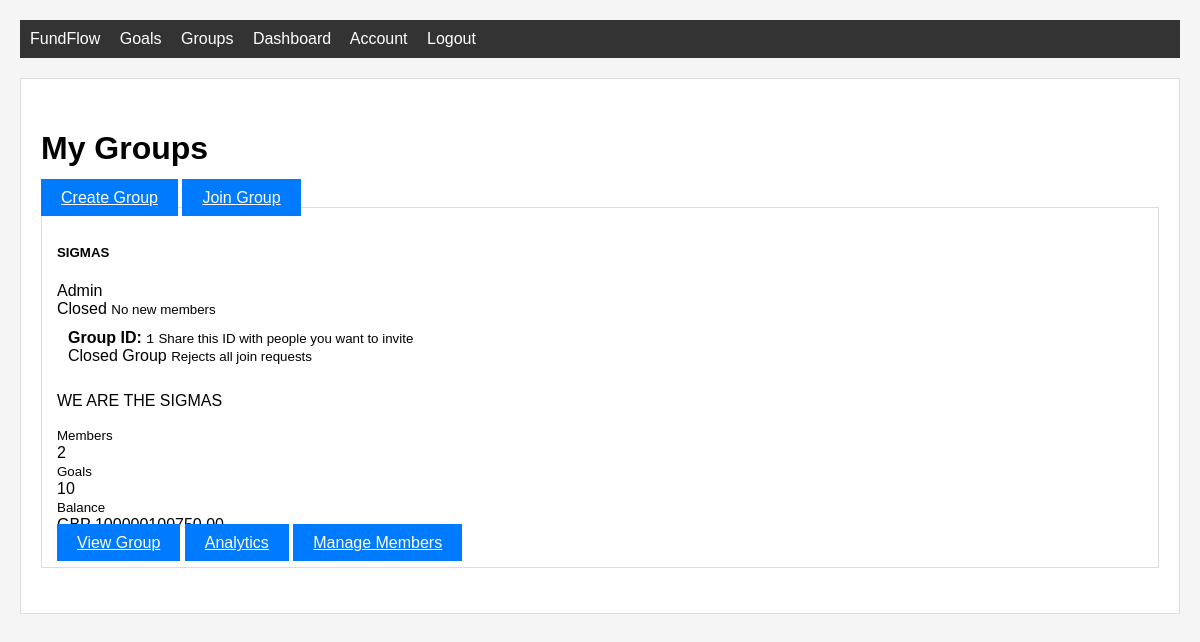
The page /groups (signed in) on the database its author committed.
### home/db_models.py (models this page shows, shortened)
class Group(db.Model):
    id = db.Column(db.Integer, primary_key=True)
    name = db.Column(db.String(100), nullable=False)
    description = db.Column(db.Text, nullable=True)
    created_at = db.Column(db.DateTime, nullable=False, default=datetime.utcnow)
    currency = db.Column(db.String(10), nullable=False, default='USD')
    is_active = db.Column(db.Boolean, nullable=False, default=True)
    is_open = db.Column(db.Boolean, nullable=False, default=True)
    balance = db.Column(db.Float, nullable=False, default=0.0)
    members = db.relationship('GroupMember', backref='group', lazy=True, cascade='all, delete-orphan')
    goals = db.relationship('GroupGoal', backref='group', lazy=True, cascade='all, delete-orphan')
    transactions = db.relationship('GroupTransaction', backref='group', lazy=True, cascade='all, delete-orphan')
    join_requests = db.relationship('GroupJoinRequest', backref='group', lazy=True, cascade='all, delete-orphan')

### home/routes.py (the view)
@app.route("/groups")
@login_required
def groups():
    page = request.args.get('page', 1, type=int)
    per_page = 6
    user_groups = Group.query.join(GroupMember).filter(
        GroupMember.user_id == current_user.id,
        GroupMember.is_active == True
    ).paginate(page=page, per_page=per_page, error_out=False)
    admin_groups = Group.query.join(GroupMember).filter(
        GroupMember.user_id == current_user.id,
        GroupMember.role == 'admin',
        GroupMember.is_active == True
    ).all()
    return render_template("groups.html", title="My Groups",
                         user_groups=user_groups, admin_groups=admin_groups)

### home/db_models.py (called while the page is built)
@login_manager.user_loader
def load_user(user_id):
    return User.query.get(int(user_id))

### home/templates/groups.html (shortened to what this page needs)
{% extends "layout.html" %}
{% block content %}
<div class="content-section">
    <div class="d-flex justify-content-between align-items-center mb-4">
        <h1>My Groups</h1>
        <div>
            <a href="{{ url_for('create_group') }}" class="btn btn-primary">Create Group</a>
            <a href="{{ url_for('join_group') }}" class="btn btn-outline-primary">Join Group</a>
        </div>
    </div>
    {% if user_groups.items %}
        <div class="row">
            {% for group in user_groups.items %}
                <div class="col-md-6 mb-4">
                    <div class="card h-100">
                        <div class="card-body">
                            <div class="d-flex justify-content-between align-items-start mb-2">
                                <h5 class="card-title mb-0">{{ group.name }}</h5>
                                <div class="text-end">
                                    {% if group in admin_groups %}
                                        <span class="badge bg-warning">Admin</span>
                                    {% else %}
                                        <span class="badge bg-info">Member</span>
                                    {% endif %}
                                    <div class="mt-1">
                                        {% if group.is_open %}
                                            <span class="badge bg-success">Open</span>
                                            <small class="text-muted d-block">Accepts requests</small>
                                        {% else %}
                                            <span class="badge bg-danger">Closed</span>
                                            <small class="text-muted d-block">No new members</small>
                                        {% endif %}
                                    </div>
                                </div>
                            </div>
                            <div class="alert alert-secondary mb-4">
                                <div class="d-flex justify-content-between align-items-center">
                                    <div>
                                        <strong>Group ID:</strong> <code class="fs-5">{{ group.id }}</code>
                                        <small class="text-muted d-block">Share this ID with people you want to invite</small>
                                    </div>
                                    <div>
                                        {% if group.is_open %}
                                            <span class="badge bg-success">Open Group</span>
                                            <small class="text-muted d-block">Accepts join requests (requires approval)</small>
                                        {% else %}
                                            <span class="badge bg-danger">Closed Group</span>
                                            <small class="text-muted d-block">Rejects all join requests</small>
                                        {% endif %}
                                    </div>
                                </div>
                            </div>
                            <p class="card-text text-muted">{{ group.description or 'No description' }}</p>
                            <div class="row text-center mb-3">
                                <div class="col-4">
                                    <small class="text-muted">Members</small>
                                    <div class="fw-bold">{{ group.members|selectattr('is_active', 'equalto', true)|list|length }}</div>
                                </div>
                                <div class="col-4">
                                    <small class="text-muted">Goals</small>
                                    <div class="fw-bold">{{ group.goals|length }}</div>
                                </div>
                                <div class="col-4">
                                    <small class="text-muted">Balance</small>
                                    <div class="fw-bold">{{ group.currency }} {{ '%.2f'|format(group.balance) }}</div>
                                </div>
                            </div>
                            <div class="d-grid gap-2 mt-3">
                                <a href="{{ url_for('group_detail', group_id=group.id) }}" class="btn btn-outline-primary">View Group</a>
                                {% if group in admin_groups %}
                                    <a href="{{ url_for('group_analytics', group_id=group.id) }}" class="btn btn-outline-info">Analytics</a>
                                    <a href="{{ url_for('group_members', group_id=group.id) }}" class="btn btn-outline-secondary">Manage Members</a>
                                {% endif %}
                            </div>
                        </div>
                    </div>
                </div>
            {% endfor %}
        </div>
    {% endif %}
</div>
{% endblock %}

### home/static/main.css (style rules this page uses)
body { font-family: Arial, sans-serif; margin: 20px; background-color: #f5f5f5; transition: background-color 0.3s ease, color 0.3s ease; }
body.light-theme { background-color: #f5f5f5; color: #000000; }
.btn { padding: 10px 20px; background-color: #007bff; color: white; border: none; cursor: pointer; }
.card { border: 1px solid #ddd; padding: 15px; margin-bottom: 15px; }
.alert { padding: 10px; margin-bottom: 15px; border: 1px solid transparent; }
.content-section { padding: 10px 0; }

### rows shown on the page
Group: name "SIGMAS", is_open "Closed", id "1", description "WE ARE THE SIGMAS", members|selectattr "2", goals|length "10"
